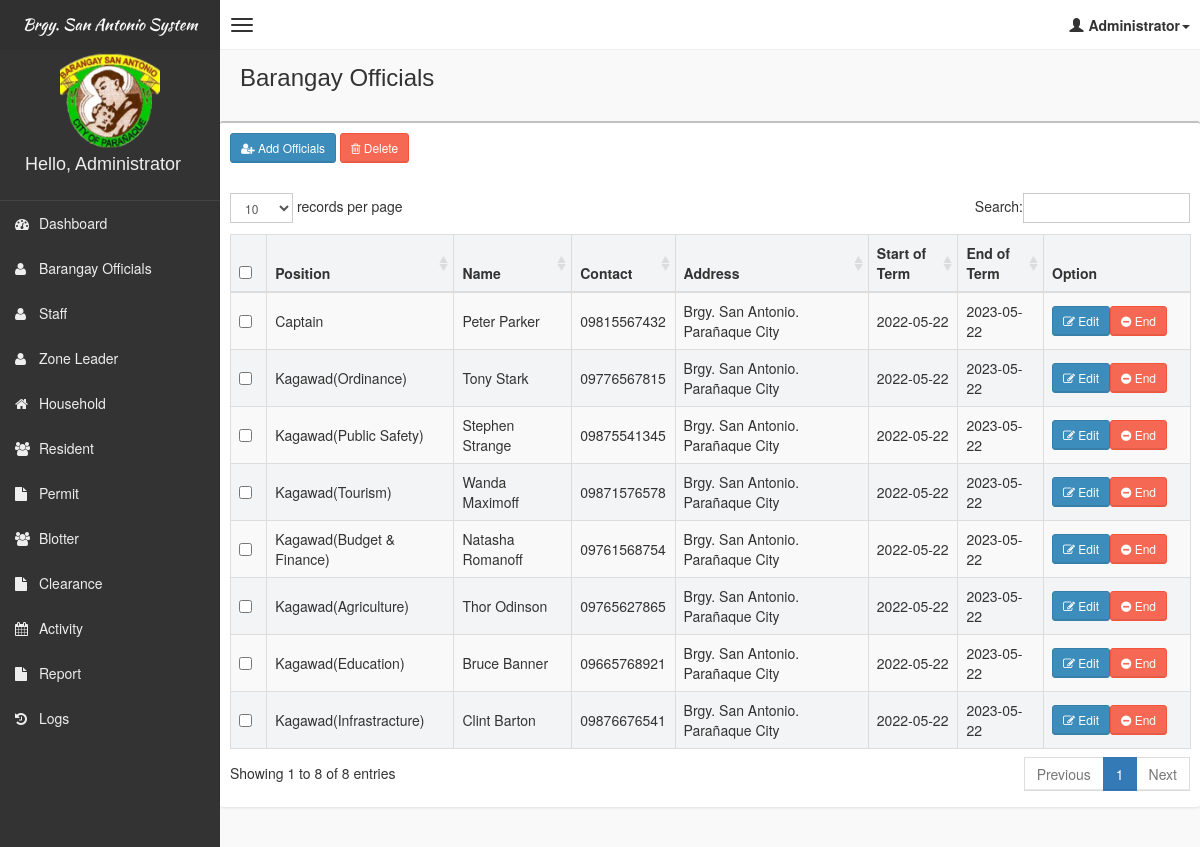
The app's page /pages/officials/officials.php (signed in) with its own data.
### tables this page shows
CREATE TABLE `tblofficial` (
  `id` int(11) NOT NULL,
  `sPosition` varchar(50) NOT NULL,
  `completeName` text NOT NULL,
  `pcontact` varchar(20) NOT NULL,
  `paddress` text NOT NULL,
  `termStart` date NOT NULL,
  `termEnd` date NOT NULL,
  `status` varchar(20) NOT NULL
);

### pages/officials/officials.php (the view, shortened to what this page needs)
<!DOCTYPE html>
<html>
    <?php
    if(!isset($_SESSION['role']))
    {
        header("Location: ../../login.php");
    }
    else
    {
    include('../head_css.php'); ?>
    <body class="skin-black">
        <?php
        include "../connection.php";
        ?>
        <?php include('../header.php'); ?>
        <div class="wrapper row-offcanvas row-offcanvas-left">
            <?php include('../sidebar-left.php'); ?>
            <aside class="right-side">
                <section class="content-header">
                    <h1>
                        Barangay Officials
                    </h1>
                </section>
                <section class="content">
                    <div class="row">
                            <div class="box">
                                <div class="box-header">
                                    <div style="padding:10px;">
                                        <button class="btn btn-primary btn-sm" data-toggle="modal" data-target="#addCourseModal"><i class="fa fa-user-plus" aria-hidden="true"></i> Add Officials</button>
                                        <?php
                                            if(!isset($_SESSION['staff']))
                                            {
                                        ?>
                                        <button class="btn btn-danger btn-sm" data-toggle="modal" data-target="#deleteModal"><i class="fa fa-trash-o" aria-hidden="true"></i> Delete</button>
                                        <?php
                                            }
                                        ?>
                                    </div>
                                </div>
                                <div class="box-body table-responsive">
                                <form method="post">
                                    <table id="table" class="table table-bordered table-striped">
                                        <thead>
                                            <tr>
                                                <?php
                                                    if(!isset($_SESSION['staff']))
                                                    {
                                                ?>
                                                <th style="width: 20px !important;"><input type="checkbox" name="chk_delete[]" class="cbxMain" onchange="checkMain(this)"/></th>
                                                <?php
                                                    }
                                                ?>
                                                <th>Position</th>
                                                <th>Name</th>
                                                <th>Contact</th>
                                                <th>Address</th>
                                                <th>Start of Term</th>
                                                <th>End of Term</th>
                                                <th style="width: 130px !important;">Option</th>
                                            </tr>
                                        </thead>
                                        <tbody>
                                            <?php
                                                if(!isset($_SESSION['staff']))
                                                {
                                                    $squery = mysqli_query($con, "select * from tblofficial ");
                                                    while($row = mysqli_fetch_array($squery))
                                                    {
                                                        echo '
                                                        <tr>
                                                            <td><input type="checkbox" name="chk_delete[]" class="chk_delete" value="'.$row['id'].'" /></td>
                                                            <td>'.$row['sPosition'].'</td>
                                                            <td>'.$row['completeName'].'</td>
                                                            <td>'.$row['pcontact'].'</td>
                                                            <td>'.$row['paddress'].'</td>
                                                            <td>'.$row['termStart'].'</td>
                                                            <td>'.$row['termEnd'].'</td>
                                                            <td>
                                                                <button class="btn btn-primary btn-sm" data-target="#editModal'.$row['id'].'" data-toggle="modal"><i class="fa fa-pencil-square-o" aria-hidden="true"></i> Edit</button>';
                                                                if($row['status'] == 'Ongoing Term'){
                                                                echo '<button class="btn btn-danger btn-sm" data-target="#endModal'.$row['id'].'" data-toggle="modal"><i class="fa fa-minus-circle " aria-hidden="true"></i> End</button>';
                                                                }
                                                                else{
                                                                echo '<button class="btn btn-success btn-sm" data-target="#startModal'.$row['id'].'" data-toggle="modal"><i class="fa fa-minus-circle " aria-hidden="true"></i> Start</button>';
                                                                }
                                                            echo '</td>
                                                        </tr>
                                                        ';
                                                    }
                                                }
                                            ?>
                                        </tbody>
                                    </table>
                                    </form>
                                </div>
                            </div>
                    </div>
                </section>
            </aside>
        </div>
        <?php }
        include "../footer.php"; ?>
    </body>
</html>

### pages/head_css.php (shortened to what this page needs)
<head>
    <link href="../../css/bootstrap.min.css" rel="stylesheet" type="text/css" />
    <link href="../../css/font-awesome.min.css" rel="stylesheet" type="text/css" />
    <link href="../../css/ionicons.min.css" rel="stylesheet" type="text/css" />
    <link href="../../js/morris/morris-0.4.3.min.css" rel="stylesheet" type="text/css" />
    <link href="../../css/AdminLTE.css" rel="stylesheet" type="text/css" />
    <link href="../../css/datatables/dataTables.bootstrap.css" rel="stylesheet" type="text/css" />
    <link href="../../css/select2.css" rel="stylesheet" type="text/css" />
</head>

### pages/header.php (shortened to what this page needs)
<?php
 echo  '<header class="header">
          <a href="#" class="logo">
              Brgy. San Antonio System
              <img src="../../img/ant.png" style="height:100px; width:100px;"/>
          </a>
          <nav class="navbar navbar-static-top" role="navigation">
              <a href="#" class="navbar-btn sidebar-toggle" data-toggle="offcanvas" role="button">
                  <span class="sr-only">Toggle navigation</span>
                  <span class="icon-bar"></span>
                  <span class="icon-bar"></span>
                  <span class="icon-bar"></span>
              </a>
              <div class="navbar-right">
                  <ul class="nav navbar-nav">
                      <li class="dropdown user user-menu">
                          <a href="#" class="dropdown-toggle" data-toggle="dropdown">
                              <i class="glyphicon glyphicon-user"></i><span>'.$_SESSION['role'].'<i class="caret"></i></span>
                          </a>
                          <ul class="dropdown-menu">
                              <li class="user-header bg-light-blue">
                                  <p>
                                      '.$_SESSION['role'].'
                                  </p>
                              </li>
                              <li class="user-footer">
                                  <div class="pull-left">
                                      <a href="#" class="btn btn-default btn-flat" data-toggle="modal" data-target="#editProfileModal">Change Account</a>
                                  </div>
                                  <div class="pull-right">
                                      <a href="../../logout.php" class="btn btn-default btn-flat">Sign out</a>
                                  </div>
                              </li>
                          </ul>
                      </li>
                  </ul>
              </div>
          </nav>
      </header>'; ?>

### pages/sidebar-left.php (shortened to what this page needs)
<?php
	echo '
	<aside class="left-side sidebar-offcanvas">
                <section class="sidebar">
                    <div class="user-panel">
                        <div class="pull-left info" style= margin-top:80px;>
                            <h4>Hello, '.$_SESSION['role'].'</h4>
                        </div>
                    </div>
                    ';
                    if($_SESSION['role'] == "Administrator"){
                        echo '
                    <ul class="sidebar-menu">
                            <li>
                                <a href="../dashboard/dashboard.php">
                                    <i class="fa fa-dashboard"></i> <span>Dashboard</span>
                                </a>
                            </li>
                            <li>
                                <a href="../officials/officials.php">
                                    <i class="fa fa-user"></i> <span>Barangay Officials</span>
                                </a>
                            </li>
                            <li>
                                <a href="../staff/staff.php">
                                    <i class="fa fa-user"></i> <span>Staff</span>
                                </a>
                            </li>
                            <li>
                                <a href="../zone/zone.php">
                                    <i class="fa fa-user"></i> <span>Zone Leader</span>
                                </a>
                            </li>
                            <li>
                                <a href="../household/household.php">
                                    <i class="fa fa-home"></i> <span>Household</span>
                                </a>
                            </li>
                            <li>
                                <a href="../resident/resident.php">
                                    <i class="fa fa-users"></i> <span>Resident</span>
                                </a>
                            </li>
                            <li>
                                <a href="../permit/permit.php">
                                    <i class="fa fa-file"></i> <span>Permit</span>
                                </a>
                            </li>
                            <li>
                                <a href="../blotter/blotter.php">
                                    <i class="fa fa-users"></i> <span>Blotter</span>
                                </a>
                            </li>
                            <li>
                                <a href="../clearance/clearance.php">
                                    <i class="fa fa-file"></i> <span>Clearance</span>
                                </a>
                            </li>
                            <li>
                                <a href="../activity/activity.php">
                                    <i class="fa fa-calendar"></i> <span>Activity</span>
                                </a>
                            </li>
                            <li>
                                <a href="../report/report.php">
                                    <i class="fa fa-file"></i> <span>Report</span>
                                </a>
                            </li>
                            <li>
                                <a href="../logs/logs.php">
                                    <i class="fa fa-history"></i> <span>Logs</span>
                                </a>
                            </li>
                    </ul>';
                    }
                echo '
                </section>
            </aside>
	';
?>

### records on screen
tblofficial: sPosition "Captain", completeName "Peter Parker", pcontact "09815567432", paddress "Brgy. San Antonio. Parañaque City", termStart "2022-05-22", termEnd "2023-05-22"
tblofficial: sPosition "Kagawad(Ordinance)", completeName "Tony Stark", pcontact "09776567815", paddress "Brgy. San Antonio. Parañaque City", termStart "2022-05-22", termEnd "2023-05-22"
tblofficial: sPosition "Kagawad(Public Safety)", completeName "Stephen Strange", pcontact "09875541345", paddress "Brgy. San Antonio. Parañaque City", termStart "2022-05-22", termEnd "2023-05-22"
tblofficial: sPosition "Kagawad(Tourism)", completeName "Wanda Maximoff", pcontact "09871576578", paddress "Brgy. San Antonio. Parañaque City", termStart "2022-05-22", termEnd "2023-05-22"
tblofficial: sPosition "Kagawad(Budget & Finance)", completeName "Natasha Romanoff", pcontact "09761568754", paddress "Brgy. San Antonio. Parañaque City", termStart "2022-05-22", termEnd "2023-05-22"
tblofficial: sPosition "Kagawad(Agriculture)", completeName "Thor Odinson", pcontact "09765627865", paddress "Brgy. San Antonio. Parañaque City", termStart "2022-05-22", termEnd "2023-05-22"
tblofficial: sPosition "Kagawad(Education)", completeName "Bruce Banner", pcontact "09665768921", paddress "Brgy. San Antonio. Parañaque City", termStart "2022-05-22", termEnd "2023-05-22"
tblofficial: sPosition "Kagawad(Infrastracture)", completeName "Clint Barton", pcontact "09876676541", paddress "Brgy. San Antonio. Parañaque City", termStart "2022-05-22", termEnd "2023-05-22"

### other values on screen
$_SESSION['role'] "Administrator"
